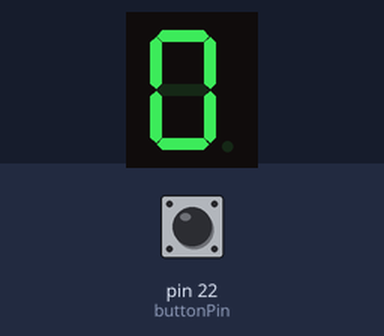
A sketch run on a simulated Arduino Mega 2560, built with avr-gcc and run on an emulated ATmega2560. Shown: 1-digit seven-segment display. Wiring (inferred from the names in the program): 1-digit 7-segment display, segments lit when HIGH: segments pin 8, pin 7, pin 5, pin 3, pin 2, pin 10, pin 11, pin 6. The inputs (shaded band) are chosen by the test bench; at power-on: pin 22 (buttonPin) HIGH. The segment pins are drawn as the display they are named for.

Above: at 1.2 s.
1.3 s: pin 22 (buttonPin) pulled LOW for 0.15 s
At 2.2 s:
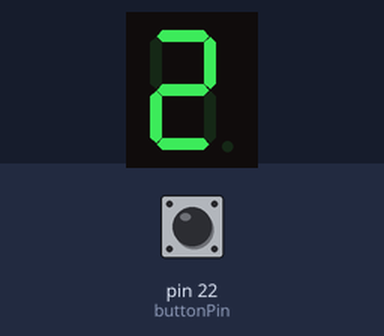
At 2.7 s:
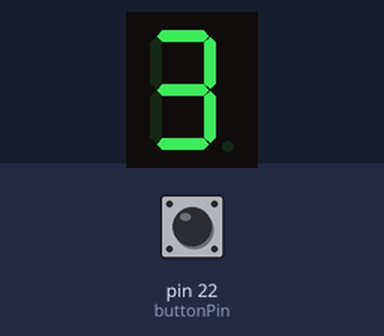
Timing chart, 0 to 4.3 s (numbered marks = the images above; inputs shaded):
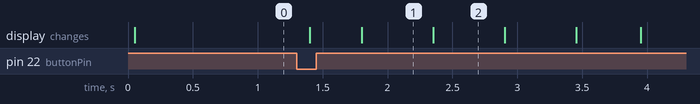

The sketch:

Exercici_003__amb_polsacio_instantania_.ino
```cpp
/****************************************************************
**                                                             **
**                            TÍTOL:                           **
**                  Nom represenatiu del programa              **
**                                                             **
** NOM: Nom de l'Alumne                       DATA: xx/xx/20xx **
****************************************************************/
//************************** INCLUDE ****************************


//************************* VARIABLES ***************************

const int segA = 8;
const int segB = 7;
const int segC = 5;
const int segD = 3;
const int segE = 2;
const int segF = 10;
const int segG = 11;
const int segDP = 6;
const int buttonPin = 22;
int currentbuttonState = 0;
int previousbuttonState = 0;
int state = 0;
unsigned long previousTime, currentTime;
//*************************** SETUP *****************************

void setup()
{
  pinMode(segA, OUTPUT);
  pinMode(segB, OUTPUT);
  pinMode(segC, OUTPUT);
  pinMode(segD, OUTPUT);
  pinMode(segE, OUTPUT);
  pinMode(segF, OUTPUT);
  pinMode(segG, OUTPUT);
  pinMode(segDP, OUTPUT);
  pinMode(buttonPin, INPUT);
  previousTime = millis();
}

//*************************** LOOP ******************************
void loop()
{
  delay(50);
  currentTime = millis();
  currentbuttonState = digitalRead(buttonPin);
  if(currentbuttonState == 0)
  {
    previousbuttonState = !previousbuttonState;
    delay(100);
  }
  if(previousbuttonState == 1)
  {
    if(currentTime-previousTime > 500)
    {
      state++;
      if(state == 10)
      {
        state = 0;
      }
      previousTime = currentTime;
    }
  }
  switch(state)
  {
    case 0:
    digitalWrite(segG, LOW);    //0
    digitalWrite(segA, HIGH);
    digitalWrite(segB, HIGH);
    digitalWrite(segC, HIGH);
    digitalWrite(segD, HIGH);
    digitalWrite(segE, HIGH);
    digitalWrite(segF, HIGH);
    break;

    case 1:
    digitalWrite(segA, LOW);    //1
    digitalWrite(segD, LOW);
    digitalWrite(segE, LOW);
    digitalWrite(segF, LOW);
    break;

    case 2:
    digitalWrite(segC, LOW);    //2
    digitalWrite(segA, HIGH);
    digitalWrite(segG, HIGH);
    digitalWrite(segE, HIGH);
    digitalWrite(segD, HIGH);
    break;

    case 3:
    digitalWrite(segE, LOW);    //3
    digitalWrite(segC, HIGH);
    break;

    case 4:
    digitalWrite(segA, LOW);    //4
    digitalWrite(segF, HIGH);
    digitalWrite(segD, LOW);
    break;

    case 5:
    digitalWrite(segB, LOW);    //5
    digitalWrite(segA, HIGH);
    digitalWrite(segD, HIGH);
    break;

    case 6:
    digitalWrite(segA, LOW);    //6
    digitalWrite(segE, HIGH);
    break;

    case 7:
    digitalWrite(segF, LOW);    //7
    digitalWrite(segE, LOW);
    digitalWrite(segG, LOW);
    digitalWrite(segD, LOW);
    digitalWrite(segA, HIGH);
    digitalWrite(segB, HIGH);
    break;

    case 8:
    digitalWrite(segF, HIGH);   //8
    digitalWrite(segG, HIGH);
    digitalWrite(segE, HIGH);
    digitalWrite(segD, HIGH);
    break;

    case 9:
    digitalWrite(segE, LOW);    //9
    digitalWrite(segD, LOW);
    break;
  }
}

//************************* FUNCIONS ****************************
```

Measured:
- after the input at 1.3 s, the display: first changes after 0.10 s (image 1 shows a later state)
- what the display in image 1 shows lasts 0.6 s, from 1.8 s to 2.4 s
